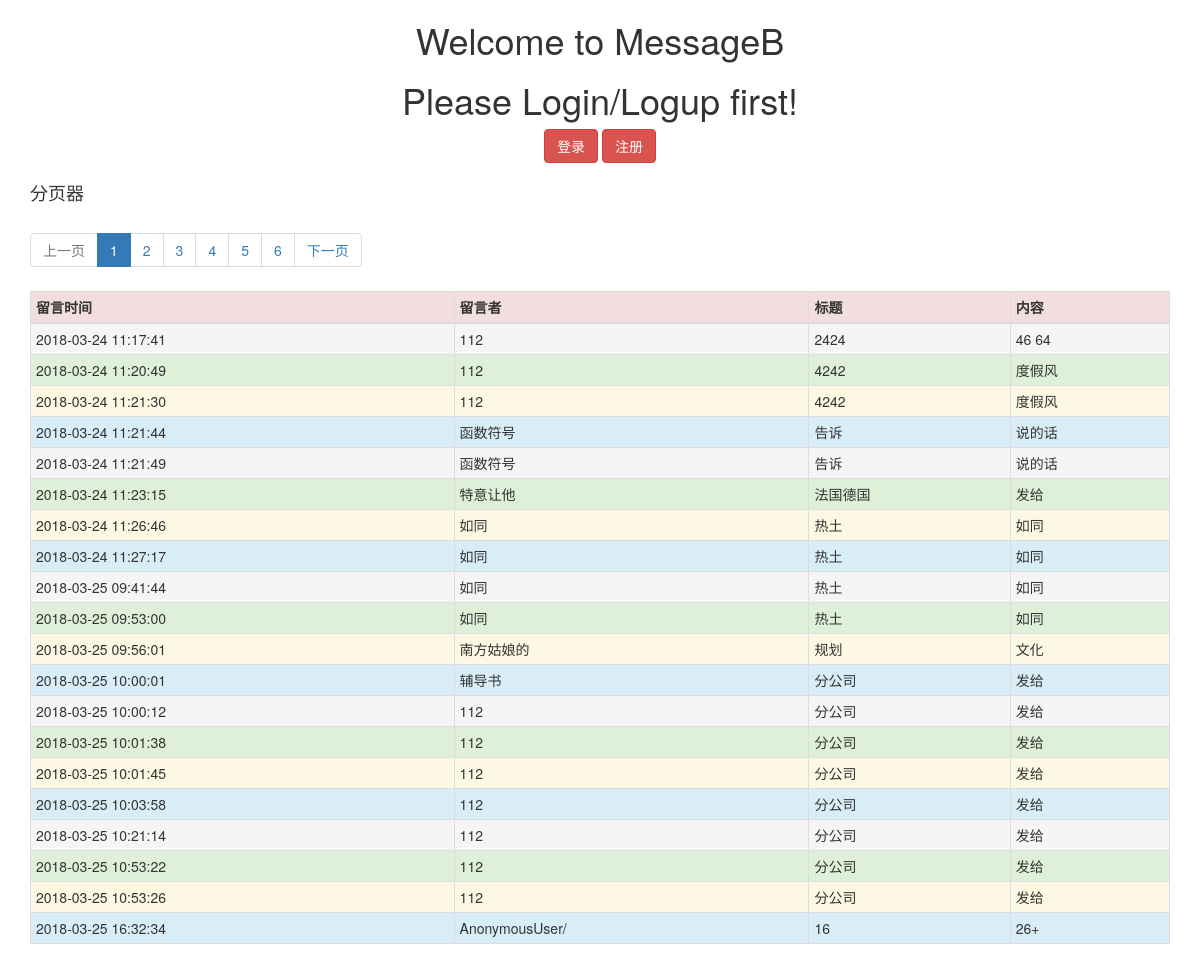
The page / on the database its author committed.
### myApp/models.py (models this page shows)
class Messages(models.Model):
    username = models.CharField(max_length=256)
    title = models.CharField(max_length=512)
    content = models.TextField(max_length=256)
    publish = models.DateTimeField(auto_now_add=True)

### myApp/views.py (the view)
# urls.py: url(r'^$',views.index ),
def index(request):
    messages_list =Messages.objects.all()
    paginator = Paginator(messages_list, 20)
    page = request.GET.get('page', 1)
    currentPage = int(page)
    try:
        print(page)
        messages_list = paginator.page(page)  # 获取当前页码的记录
    except PageNotAnInteger:
        messages_list = paginator.page(1)  # 如果用户输入的页码不是整数时,显示第1页的内容
    except EmptyPage:
        messages_list = paginator.page(paginator.num_pages)  # 如果用户输入的页数不在系统的页码列表中时,显示最后一页的内容
    return render(request,'myApp/start.html',locals())

### templates/myApp/start.html (shortened to what this page needs)
<!DOCTYPE html>
<html lang="en">
 <head>
        <link rel="stylesheet" href="https://cdn.bootcss.com/bootstrap/3.3.7/css/bootstrap.min.css">
    </head>
<body>
    <h1 style="text-align:center">Welcome to MessageB</h1>
    <h1 style="text-align:center">Please Login/Logup first!</h1>
<form method = 'post' enctype="multipart/form-data">
 <p class="form-actions" style="text-align: center">
     <a href="/login/"><input type="button" value="登录" class="btn btn-danger"></a>
     <a href="/regist/"><input type="button" value="注册" class="btn btn-danger"></a>
 </p>
</form>
</body>
<div class="container">
    <h4>分页器</h4>
      <table class="table table-striped table-bordered table-hover table-condensed">
            <thead>
                <tr class="danger">
                    <th>留言时间</th>
                    <th>留言者</th>
                    <th>标题</th>
                    <th>内容</th>
                </tr>
            </thead>
    <ul>
        {% for message in messages_list %}
                        <tr class="{% cycle 'active' 'success' 'warning' 'info' %}">
                            <td>{{ message.publish|date:'Y-m-d H:i:s' }}</td>
                            <td>{{ message.username }}</td>
                            <td>{{ message.title }}</td>
                            <td>{{ message.content }}</td>
                        </tr>
                    {% endfor %}
    </ul>
    <ul class="pagination" id="pager">
        {% if messages_list.has_previous %}
            <li class="previous"><a href="/?page={{ messages_list.previous_page_number }}">上一页</a></li>
        {% else %}
            <li class="previous disabled"><a href="#">上一页</a></li>
        {% endif %}
        {% for num in paginator.page_range %}
            {% if num == currentPage %}
                <li class="item active"><a href="/?page={{ num }}">{{ num }}</a></li>
            {% else %}
                <li class="item"><a href="/?page={{ num }}">{{ num }}</a></li>
            {% endif %}
        {% endfor %}
        {% if messages_list.has_next %}
            <li class="next"><a href="/?page={{ messages_list.next_page_number }}">下一页</a></li>
        {% else %}
            <li class="next disabled"><a href="#">下一页</a></li>
        {% endif %}
    </ul>
    </table>
</div>
</html>

### rows shown on the page
Messages: publish "2018-03-24 11:17:41", username "112", title "2424", content "46 64"
Messages: publish "2018-03-24 11:20:49", username "112", title "4242", content "度假风"
Messages: publish "2018-03-24 11:21:30", username "112", title "4242", content "度假风"
Messages: publish "2018-03-24 11:21:44", username "函数符号", title "告诉", content "说的话"
Messages: publish "2018-03-24 11:21:49", username "函数符号", title "告诉", content "说的话"
Messages: publish "2018-03-24 11:23:15", username "特意让他", title "法国德国", content "发给"
Messages: publish "2018-03-24 11:26:46", username "如同", title "热土", content "如同"
Messages: publish "2018-03-24 11:27:17", username "如同", title "热土", content "如同"
Messages: publish "2018-03-25 09:41:44", username "如同", title "热土", content "如同"
Messages: publish "2018-03-25 09:53:00", username "如同", title "热土", content "如同"
Messages: publish "2018-03-25 09:56:01", username "南方姑娘的", title "规划", content "文化"
Messages: publish "2018-03-25 10:00:01", username "辅导书", title "分公司", content "发给"
Messages: publish "2018-03-25 10:00:12", username "112", title "分公司", content "发给"
Messages: publish "2018-03-25 10:01:38", username "112", title "分公司", content "发给"
Messages: publish "2018-03-25 10:01:45", username "112", title "分公司", content "发给"
Messages: publish "2018-03-25 10:03:58", username "112", title "分公司", content "发给"
Messages: publish "2018-03-25 10:21:14", username "112", title "分公司", content "发给"
Messages: publish "2018-03-25 10:53:22", username "112", title "分公司", content "发给"
Messages: publish "2018-03-25 10:53:26", username "112", title "分公司", content "发给"
Messages: publish "2018-03-25 16:32:34", username "AnonymousUser/", title "16", content "26+"

### other values the page prints
{{ num }} "1"
{{ num }} "2" "3" "4" "5" "6"
